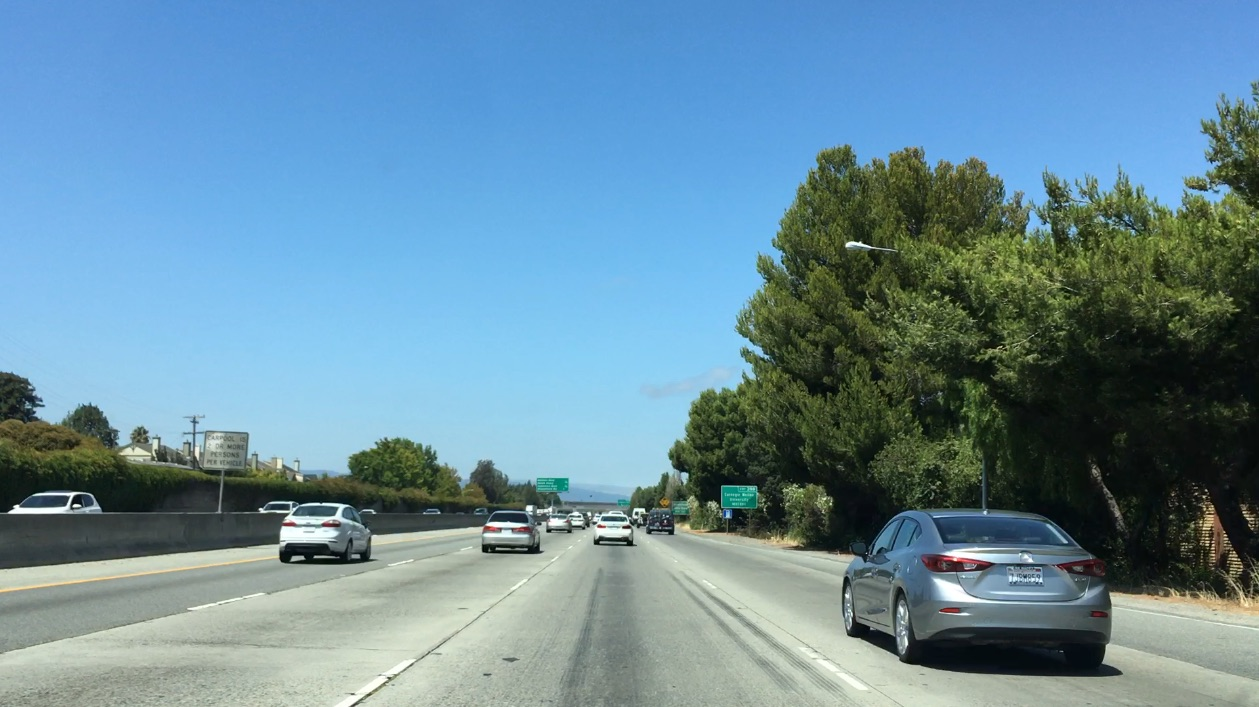
#> input picture Vehicle-Detection/bbox-example-image.jpg, 1259 x 707 px
$ python Template_Matching.py
#> lines starting #> are read from the running program, lines starting #| are printed output that depends on the picture
# -*- coding: utf-8 -*-
"""
Created on Sat May 12 20:35:45 2018

@author: Vamshidhar P
"""

import numpy as np
import cv2
import matplotlib.pyplot as plt
import matplotlib.image as mpimg

image = mpimg.imread('bbox-example-image.jpg')
#> image is the input picture: shape (707, 1259, 3); mean R, G, B 104.8, 141, 158.4
#image = mpimg.imread('temp-matching-example-2.jpg')
templist = ['cutout1.jpg', 'cutout2.jpg', 'cutout3.jpg',
            'cutout4.jpg', 'cutout5.jpg', 'cutout6.jpg']

# Here is your draw_boxes function from the previous exercise
def draw_boxes(img, bboxes, color=(0, 0, 255), thick=6):
    # Make a copy of the image
    imcopy = np.copy(img)
    # Iterate through the bounding boxes
    for bbox in bboxes:
        # Draw a rectangle given bbox coordinates
        cv2.rectangle(imcopy, bbox[0], bbox[1], color, thick)
    # Return the image copy with boxes drawn
    return imcopy


# Define a function that takes an image and a list of templates as inputs
# then searches the image and returns the a list of bounding boxes
# for matched templates
def find_matches(img, template_list):
    # Make a copy of the image to draw on
    # Define an empty list to take bbox coords
    bbox_list = []
    # Iterate through template list
    # Read in templates one by one
    # Use cv2.matchTemplate() to search the image
    #     using whichever of the OpenCV search methods you prefer
    for cutout in templist:
        template = mpimg.imread(cutout)
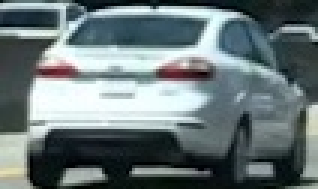
#> input picture Vehicle-Detection/document_images/cutout1.jpg, 106 x 63 px, found by its file name (shown 3 times larger)
#> template is the input picture: shape (63, 106, 3); mean R, G, B 105.4, 118.5, 120.3
        w, h = template.shape[1], template.shape[0]
#> w = 106; h = 63
        res = cv2.matchTemplate(image, template, method =  cv2.TM_SQDIFF_NORMED)
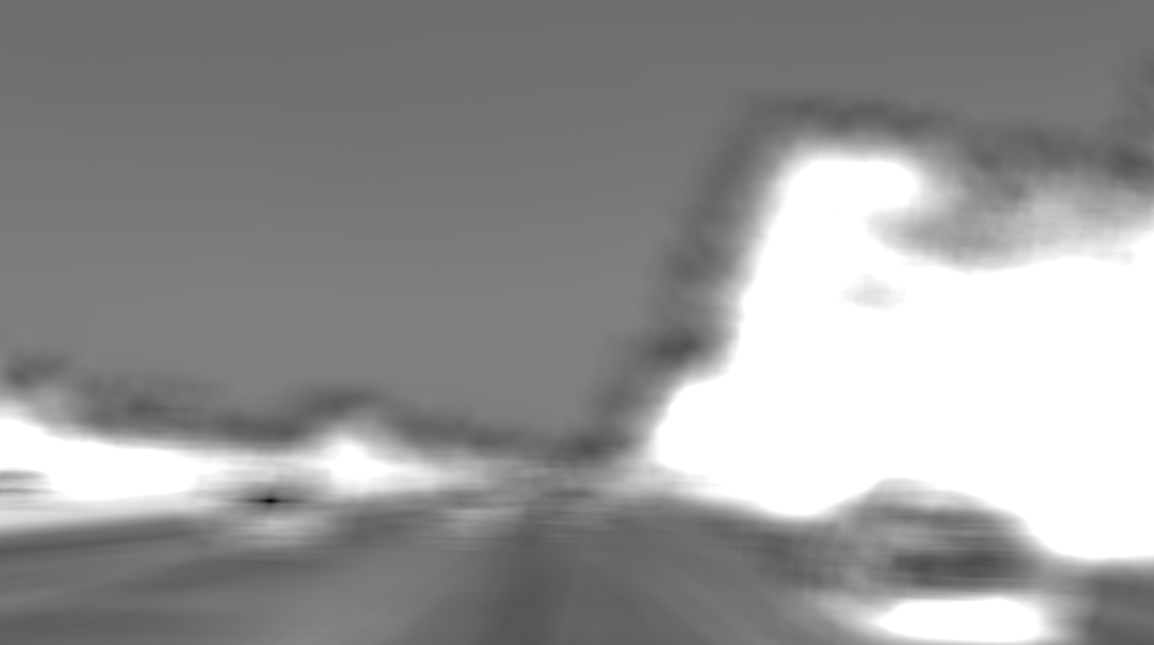
#> res: shape (645, 1154) float32; min 0.0297, max 1, mean 0.592
        # Use cv2.minMaxLoc() to extract the location of the best match
        min_val, max_val, min_loc, max_loc = cv2.minMaxLoc(res)
#> min_val = 0.0297; max_val = 1; min_loc = (270, 500); max_loc = (818, 162)
        top_left = min_loc
#> top_left = (270, 500)
        bottom_right = (top_left[0] + w, top_left[1] + h)
#> bottom_right = (376, 563)
        box = (top_left, bottom_right)
#> box = ((270, 500), (376, 563))
        bbox_list.append(box)
#> pass 2 of the loop in find_matches, `for cutout in templist:`:
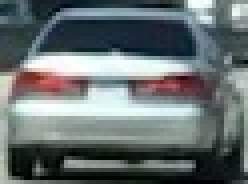
#> input picture Vehicle-Detection/document_images/cutout2.jpg, 62 x 46 px, found by its file name (shown 4 times larger)
#> in find_matches, template is the input picture: shape (46, 62, 3); mean R, G, B 103.4, 112.1, 112.8
#> in find_matches, `res = cv2.matchTemplate(image, template, method =  cv2.TM_SQDIFF_NORMED)`:
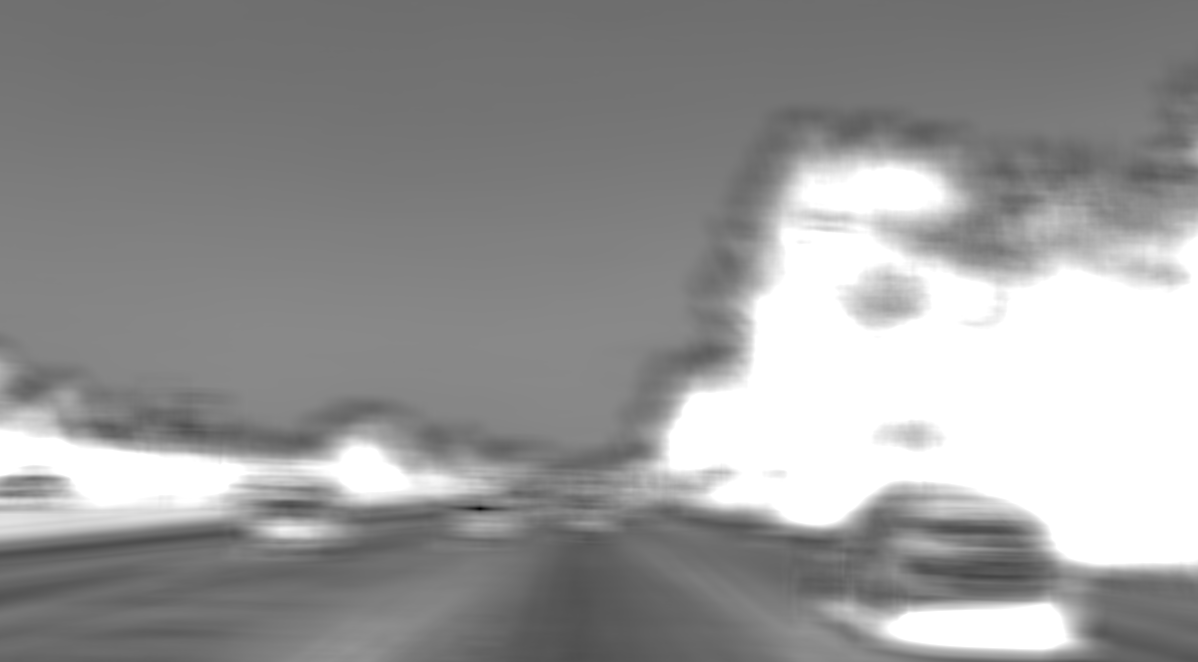
#> res: shape (662, 1198) float32; min 0.0239, max 1, mean 0.593
#> min_val = 0.0239; min_loc = (479, 508); max_loc = (885, 168)
#> top_left = (479, 508)
#> bottom_right = (541, 554)
#> box = ((479, 508), (541, 554))
#> pass 3 of the loop in find_matches, `for cutout in templist:`:
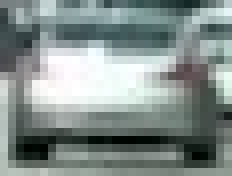
#> input picture Vehicle-Detection/document_images/cutout3.jpg, 29 x 22 px, found by its file name (shown 8 times larger)
#> in find_matches, template is the input picture: shape (22, 29, 3); mean R, G, B 131.5, 142.9, 140.1
#> in find_matches, `res = cv2.matchTemplate(image, template, method =  cv2.TM_SQDIFF_NORMED)`:
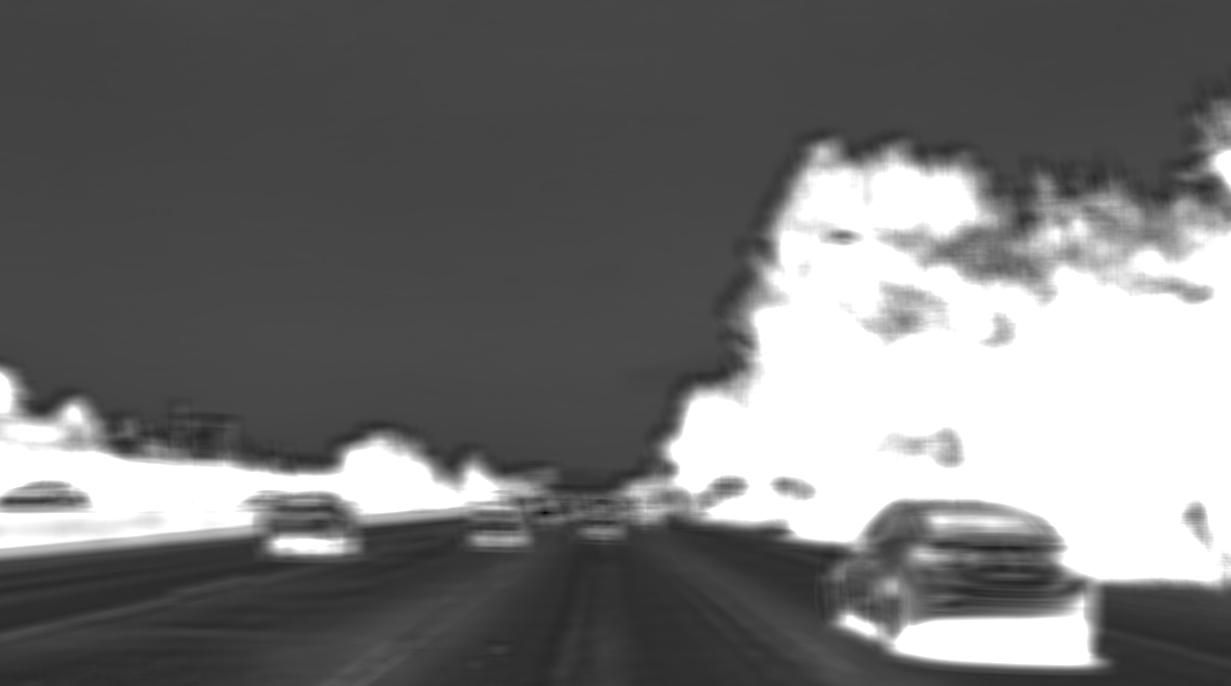
#> res: shape (686, 1231) float32; min 0.0194, max 1, mean 0.454
#> min_val = 0.0194; min_loc = (545, 512); max_loc = (1227, 151)
#> top_left = (545, 512)
#> bottom_right = (574, 534)
#> box = ((545, 512), (574, 534))
#> the loop made 6 passes; the first 3 are shown


    # Determine bounding box corners for the match
    # Return the list of bounding boxes
    return bbox_list

#> (the run stopped early here; a loop or call above may not have finished)
